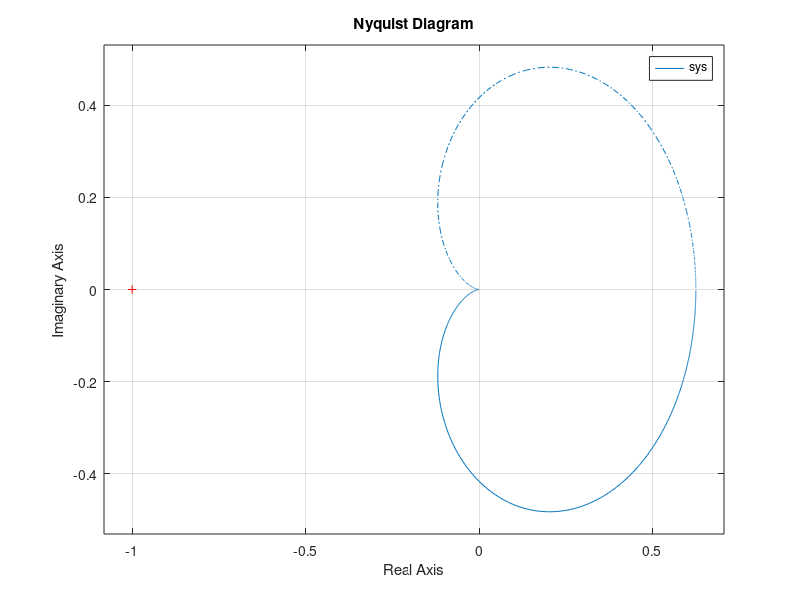
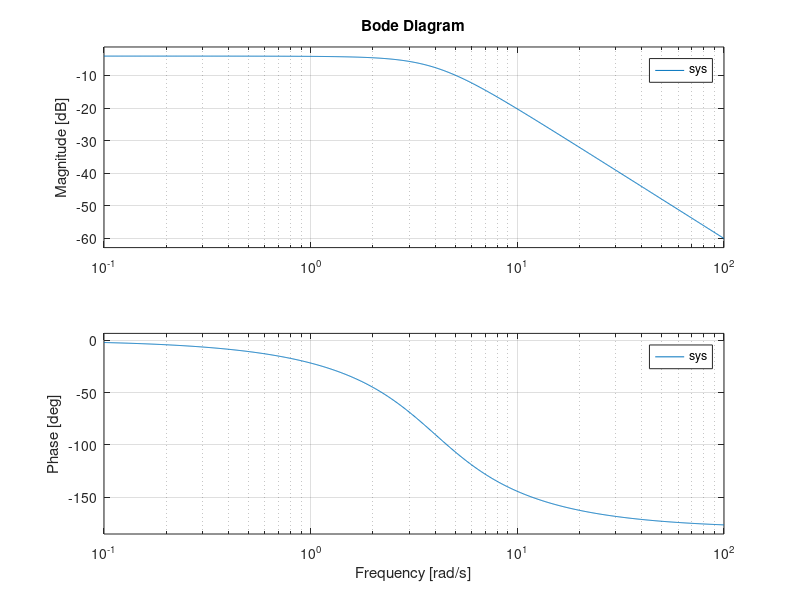
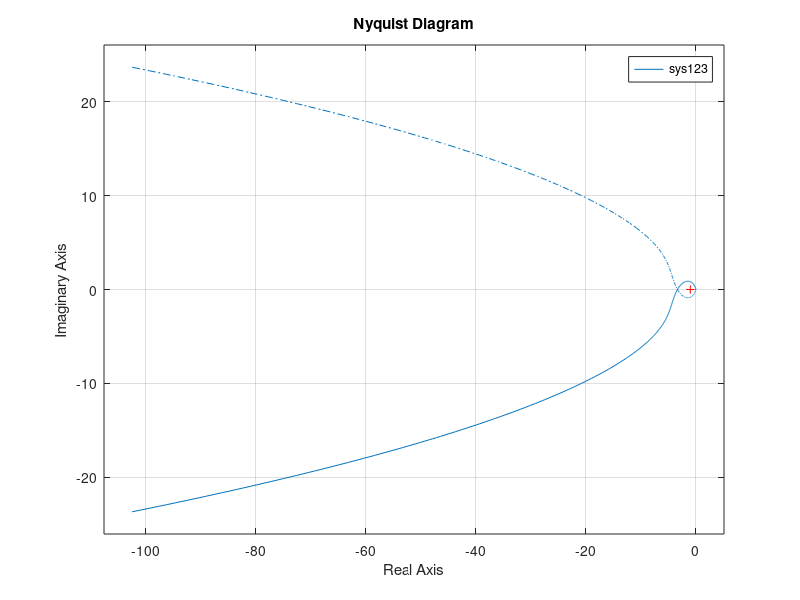
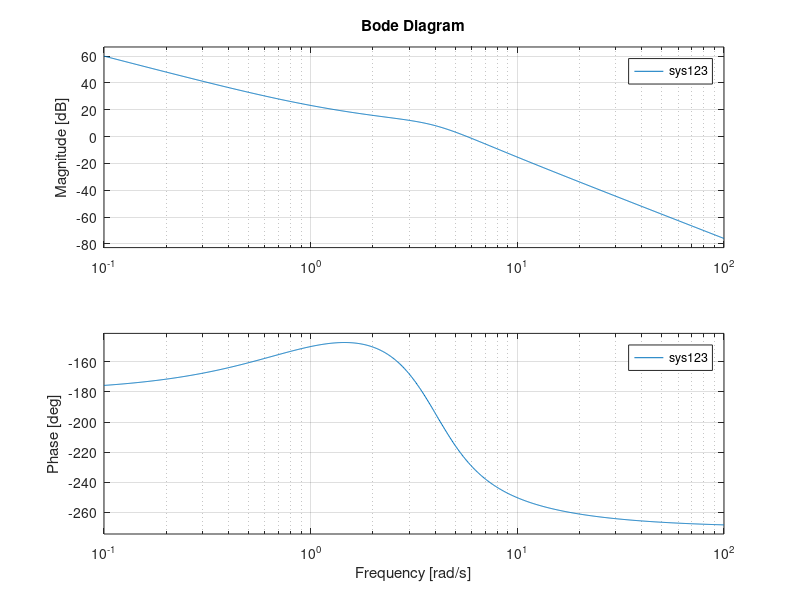

Source code (MATLAB) for these figures, in order:
%% First-order transfer function system
sys = tf([10],[1 6 16]);

% Nyquist plot
figure()
nyquist(sys)

% Bode Plot
figure()
bode(sys)

%% Series transfer function system
sys1 = tf(1,[1 0 0]);
sys2 = tf(16,[1 4 16]);
sys3 = zpk(-1,[],10);

% Series of systems 1-3
sys12 = series(sys1, sys2);
sys123 = series(sys12,sys3);

% Nyquist and Bode plot
figure()
nyquist(sys123)
figure()
bode(sys123)


%% Define system with pole coordinates
sys4 = zpk([],[-1 -2 -3],1)

% Nyquist and Bode plot
figure()
nyquist(sys4)
figure()
bode(sys4)




